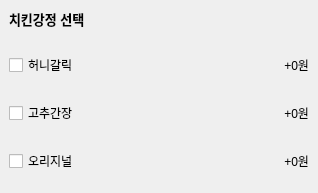
            <widget class="QWidget" name="widget_whole_2" native="true">
             <property name="minimumSize">
              <size>
               <width>318</width>
               <height>0</height>
              </size>
             </property>
             <property name="maximumSize">
              <size>
               <width>318</width>
               <height>16777215</height>
              </size>
             </property>
             <layout class="QVBoxLayout" name="verticalLayout_3">
              <property name="leftMargin">
               <number>0</number>
              </property>
              <property name="topMargin">
               <number>0</number>
              </property>
              <item>
               <widget class="QWidget" name="widget_title_2" native="true">
                <layout class="QVBoxLayout" name="verticalLayout_4">
                 <item>
                  <widget class="QLabel" name="label_2">
                   <property name="font">
                    <font>
                     <pointsize>10</pointsize>
                     <weight>75</weight>
                     <bold>true</bold>
                    </font>
                   </property>
                   <property name="text">
                    <string>치킨강정 선택</string>
                   </property>
                  </widget>
                 </item>
                </layout>
               </widget>
              </item>
              <item>
               <widget class="QWidget" name="widget_21" native="true">
                <property name="minimumSize">
                 <size>
                  <width>318</width>
                  <height>0</height>
                 </size>
                </property>
                <property name="maximumSize">
                 <size>
                  <width>318</width>
                  <height>16777215</height>
                 </size>
                </property>
                <layout class="QHBoxLayout" name="horizontalLayout_21">
                 <item>
                  <widget class="QCheckBox" name="checkBox_9">
                   <property name="text">
                    <string>허니갈릭</string>
                   </property>
                  </widget>
                 </item>
                 <item>
                  <widget class="QLabel" name="meatSpaghetti">
                   <property name="text">
                    <string>+0원</string>
                   </property>
                   <property name="alignment">
                    <set>Qt::AlignRight|Qt::AlignTrailing|Qt::AlignVCenter</set>
                   </property>
                  </widget>
                 </item>
                </layout>
               </widget>
              </item>
              <item>
               <widget class="QWidget" name="widget_22" native="true">
                <property name="minimumSize">
                 <size>
                  <width>318</width>
                  <height>0</height>
                 </size>
                </property>
                <property name="maximumSize">
                 <size>
                  <width>318</width>
                  <height>16777215</height>
                 </size>
                </property>
                <layout class="QHBoxLayout" name="horizontalLayout_22">
                 <item>
                  <widget class="QCheckBox" name="checkBox_10">
                   <property name="text">
                    <string>고추간장</string>
                   </property>
                  </widget>
                 </item>
                 <item>
                  <widget class="QLabel" name="baconcrimSpaghetti">
                   <property name="text">
                    <string>+0원</string>
                   </property>
                   <property name="alignment">
                    <set>Qt::AlignRight|Qt::AlignTrailing|Qt::AlignVCenter</set>
                   </property>
                  </widget>
                 </item>
                </layout>
               </widget>
              </item>
              <item>
               <widget class="QWidget" name="widget_63" native="true">
                <property name="minimumSize">
                 <size>
                  <width>318</width>
                  <height>0</height>
                 </size>
                </property>
                <property name="maximumSize">
                 <size>
                  <width>318</width>
                  <height>16777215</height>
                 </size>
                </property>
                <layout class="QHBoxLayout" name="horizontalLayout_62">
                 <item>
                  <widget class="QCheckBox" name="checkBox_11">
                   <property name="text">
                    <string>오리지널</string>
                   </property>
                  </widget>
                 </item>
                 <item>
                  <widget class="QLabel" name="baconcrimSpaghetti_2">
                   <property name="text">
                    <string>+0원</string>
                   </property>
                   <property name="alignment">
                    <set>Qt::AlignRight|Qt::AlignTrailing|Qt::AlignVCenter</set>
                   </property>
                  </widget>
                 </item>
                </layout>
               </widget>
              </item>
             </layout>
            </widget>
